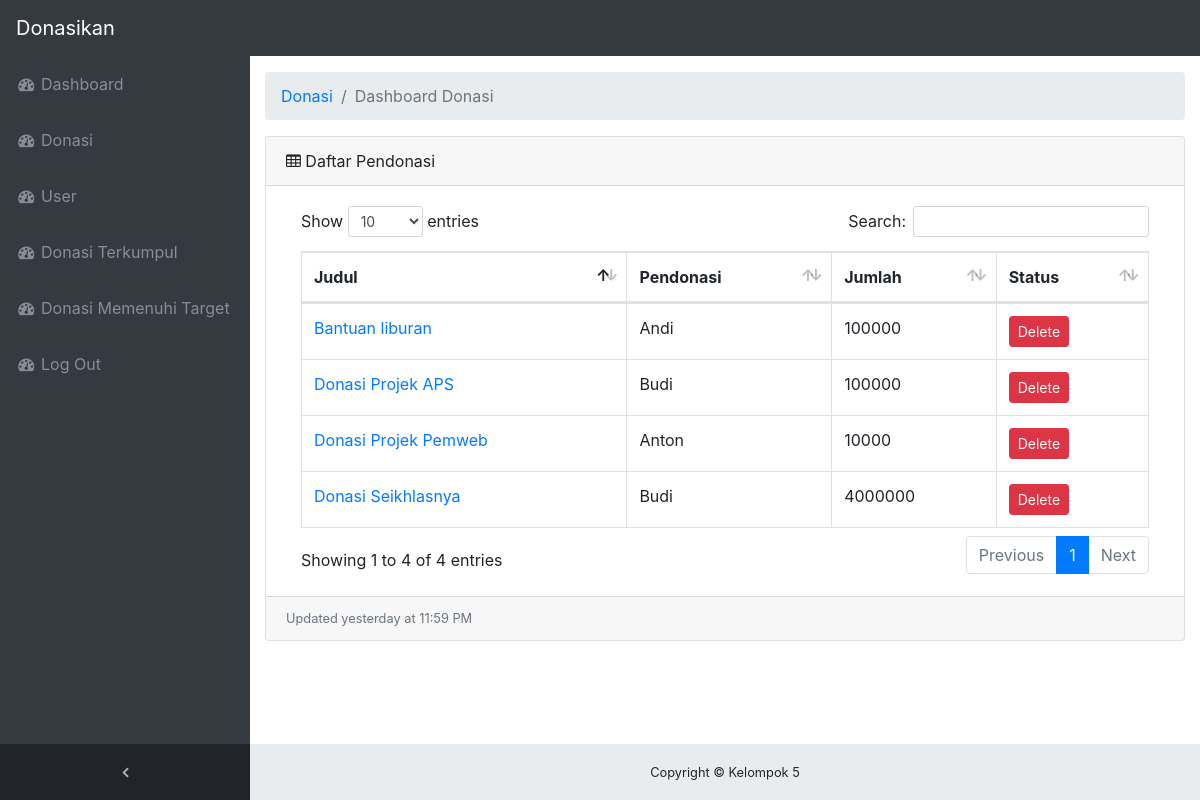
/admin_donasi_terkumpul.php, run on the app's committed database.
### tables this page shows
CREATE TABLE `pengiriman` (
  `id` int(11) NOT NULL,
  `judul` varchar(100) NOT NULL,
  `pendonasi` varchar(100) NOT NULL,
  `jumlah` double NOT NULL
);

### controllers/AdminDonasiTerkumpulController.php (called while the page is built, shortened)
<?php
class AdminDonasiTerkumpulController
{
  public $mysqli;
  function __construct()
  {
    $kon = new Koneksi();
    $this->mysqli = $kon->mysqli;
  }
  public function tampilListDonasiTerkumpul()
  {
    $rs = $this->mysqli->query("SELECT * FROM `pengiriman`");
    $rows = array();
    while ($row = $rs->fetch_assoc()) {
      $rows[] = $row;
    }
    return $rows;
  }
}
 ?>

### etc/Koneksi.php (called while the page is built, shortened)
<?php
class Koneksi
{
  function __construct()
  {
    $this->mysqli = new mysqli("localhost","root","","donasikan");
  }
}
 ?>

### admin_donasi_terkumpul.php (the view, shortened to what this page needs)
<?php
include("controllers/AdminDonasiTerkumpulController.php");
include("etc/Koneksi.php");
?>
<!DOCTYPE html>
<html lang="en">
<head>
  <link href="vendor/bootstrap/css/bootstrap.min.css" rel="stylesheet">
  <link href="vendor/font-awesome/css/font-awesome.min.css" rel="stylesheet" type="text/css">
  <link href="vendor/datatables/dataTables.bootstrap4.css" rel="stylesheet">
  <link href="css/sb-admin.css" rel="stylesheet">
</head>
<body class="fixed-nav sticky-footer bg-dark" id="page-top">
  <nav class="navbar navbar-expand-lg navbar-dark bg-dark fixed-top" id="mainNav">
    <a class="navbar-brand" href="index.html">Donasikan</a>
    <div class="collapse navbar-collapse" id="navbarResponsive">
      <ul class="navbar-nav navbar-sidenav" id="exampleAccordion">
        <li class="nav-item" data-toggle="tooltip" data-placement="right" title="Dashboard">
          <a class="nav-link" href="admin.php">
            <i class="fa fa-fw fa-dashboard"></i>
            <span class="nav-link-text">Dashboard</span>
          </a>
        </li>
        <li class="nav-item" data-toggle="tooltip" data-placement="right" title="Donasi">
          <a class="nav-link" href="admin_donasi.php">
            <i class="fa fa-fw fa-dashboard"></i>
            <span class="nav-link-text">Donasi</span>
          </a>
        </li>
        <li class="nav-item" data-toggle="tooltip" data-placement="right" title="user">
          <a class="nav-link" href="admin_user.php">
            <i class="fa fa-fw fa-dashboard"></i>
            <span class="nav-link-text">User</span>
          </a>
        </li>
        <li class="nav-item" data-toggle="tooltip" data-placement="right" title="user">
          <a class="nav-link" href="admin_donasi_terkumpul.php">
            <i class="fa fa-fw fa-dashboard"></i>
            <span class="nav-link-text">Donasi Terkumpul</span>
          </a>
        </li>
        <li class="nav-item" data-toggle="tooltip" data-placement="right" title="user">
          <a class="nav-link" href="admin_donasi_lengkap.php">
            <i class="fa fa-fw fa-dashboard"></i>
            <span class="nav-link-text">Donasi Memenuhi Target</span>
          </a>
        </li>
        <li class="nav-item" data-toggle="tooltip" data-placement="right" title="user">
          <a class="nav-link" href="controllers/LogOutController.php">
            <i class="fa fa-fw fa-dashboard"></i>
            <span class="nav-link-text">Log Out</span>
          </a>
        </li>
      </ul>
      <ul class="navbar-nav sidenav-toggler">
        <li class="nav-item">
          <a class="nav-link text-center" id="sidenavToggler">
            <i class="fa fa-fw fa-angle-left"></i>
          </a>
        </li>
      </ul>
    </div>
  </nav>
  <div class="content-wrapper">
    <div class="container-fluid">
      <ol class="breadcrumb">
        <li class="breadcrumb-item">
          <a href="#">Donasi</a>
        </li>
        <li class="breadcrumb-item active">Dashboard Donasi</li>
      </ol>
      <div class="card mb-3">
        <div class="card-header">
          <i class="fa fa-table"></i> Daftar Pendonasi </div>
          <div class="card-body">
            <div class="table-responsive">
              <table class="table table-bordered" id="dataTable" width="100%" cellspacing="0">
                <thead>
                  <tr>
                    <th>Judul</th>
                    <th>Pendonasi</th>
                    <th>Jumlah</th>
                    <th>Status</th>
                  </tr>
                </thead>
                <tbody>
                  <?php
                  $admin = new AdminDonasiTerkumpulController();
                  $rows = $admin->tampilListDonasiTerkumpul();
                  foreach ($rows as $row) {
                    echo "<tr>
                    <td><a href='detildonasi.php?id=$row[id]' target='_blank'>$row[judul]</a></td>
                    <td>$row[pendonasi]</td>
                    <td>$row[jumlah]</td>
                    <td><a href='controllers/AdminDonasiTerkumpulController.php?delete=1&id=$row[id]' role='button' aria-disabled='false' class='btn btn-danger btn-sm'>Delete</a>
                    </td>
                    </tr>";
                  }
                  ?>
                </tbody>
              </table>
            </div>
          </div>
          <div class="card-footer small text-muted">Updated yesterday at 11:59 PM</div>
        </div>
      </div>
      <footer class="sticky-footer">
        <div class="container">
          <div class="text-center">
            <small>Copyright © Kelompok 5</small>
          </div>
        </div>
      </footer>
    </div>
  </body>
  </html>

### css/sb-admin.css (style rules this page uses)
html { position: relative; min-height: 100%; }
body { overflow-x: hidden; }
body.sticky-footer { margin-bottom: 56px; }
body.sticky-footer .content-wrapper { min-height: calc(100vh - 56px - 56px); }
body.fixed-nav { padding-top: 56px; }
.content-wrapper { min-height: calc(100vh - 56px); padding-top: 1rem; }
#mainNav .navbar-collapse { overflow: auto; max-height: 75vh; }
#mainNav .navbar-collapse .navbar-nav .nav-item .nav-link { cursor: pointer; }
#mainNav .navbar-collapse .sidenav-toggler { display: none; }
@media (min-width: 992px) { #mainNav .navbar-brand { width: 250px; } }
@media (min-width: 992px) { #mainNav .navbar-collapse { overflow: visible; max-height: none; } }
@media (min-width: 992px) { #mainNav .navbar-collapse .navbar-sidenav { position: absolute; top: 0; left: 0; -webkit-flex-direction: column; -ms-flex-direction: column; flex-direction: column; margin-top: 56px; } }
@media (min-width: 992px) { #mainNav .navbar-collapse .navbar-sidenav > .nav-item { width: 250px; padding: 0; } }
@media (min-width: 992px) { #mainNav .navbar-collapse .navbar-sidenav > .nav-item > .nav-link { padding: 1em; } }
#mainNav.fixed-top .sidenav-toggler { display: none; }
@media (min-width: 992px) { #mainNav.fixed-top .navbar-sidenav { height: calc(100vh - 112px); } }
@media (min-width: 992px) { #mainNav.fixed-top .sidenav-toggler { position: absolute; top: 0; left: 0; display: flex; -webkit-flex-direction: column; -ms-flex-direction: column; flex-direction: column; margin-top: calc(100vh - 56px); } }
@media (min-width: 992px) { #mainNav.fixed-top .sidenav-toggler > .nav-item { width: 250px; padding: 0; } }
@media (min-width: 992px) { #mainNav.fixed-top .sidenav-toggler > .nav-item > .nav-link { padding: 1em; } }
#mainNav.fixed-top.navbar-dark .sidenav-toggler { background-color: #212529; }
#mainNav.fixed-top.navbar-dark .sidenav-toggler a i { color: #adb5bd; }
.content-wrapper { overflow-x: hidden; background: white; }
@media (min-width: 992px) { .content-wrapper { margin-left: 250px; } }
#sidenavToggler i { font-weight: 800; }
#mainNav.navbar-dark .navbar-collapse .navbar-sidenav > .nav-item > .nav-link { color: #868e96; }
@media (min-width: 992px) { #mainNav.navbar-dark .navbar-collapse .navbar-sidenav { background: #343a40; } }
footer.sticky-footer { position: absolute; right: 0; bottom: 0; width: 100%; height: 56px; background-color: #e9ecef; line-height: 55px; }
@media (min-width: 992px) { footer.sticky-footer { width: calc(100% - 250px); } }

### data on the page
pengiriman: judul "Donasi Projek APS", pendonasi "Budi", jumlah "100000"
pengiriman: judul "Bantuan liburan", pendonasi "Andi", jumlah "100000"
pengiriman: judul "Donasi Projek Pemweb", pendonasi "Anton", jumlah "10000"
pengiriman: judul "Donasi Seikhlasnya", pendonasi "Budi", jumlah "4000000"
